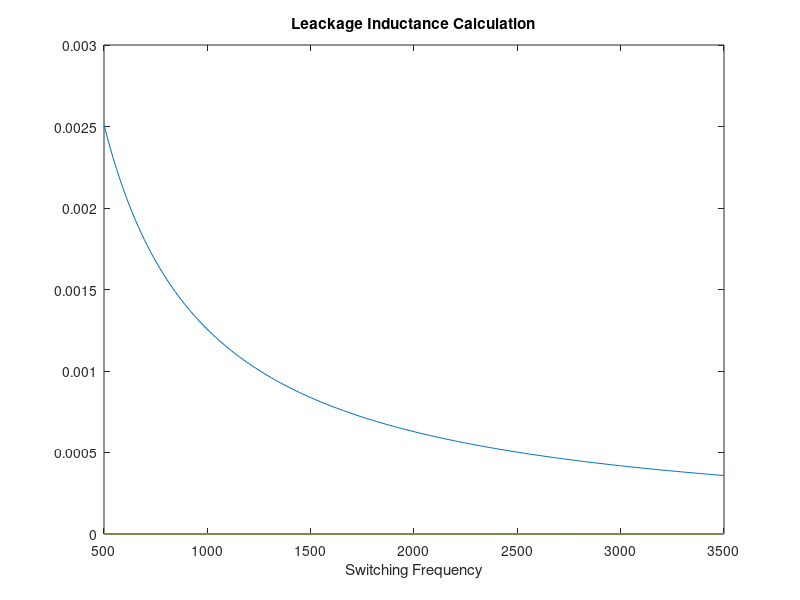

Reproduce this figure in MATLAB.
# DAB Parameter Determination
# Determination of leackage inductance as
# a function of switching frequency and
# maximum power.

clf
close all

MaxmiumPower = 56000;
VoltageIn = 3000;
VoltageOut = 750;

TransformerGain = 0.25;
SwitchingFrequency = 500:3000/200:3500;
Inductance = zeros(length(SwitchingFrequency));

for j = 1:length(SwitchingFrequency)
   Inductance(j) = TransformerGain*VoltageIn*VoltageOut/(MaxmiumPower*8*SwitchingFrequency(j));
endfor


figure(1);
plot(SwitchingFrequency,Inductance);
xlabel('Switching Frequency');
title('Leackage Inductance Calculation');






